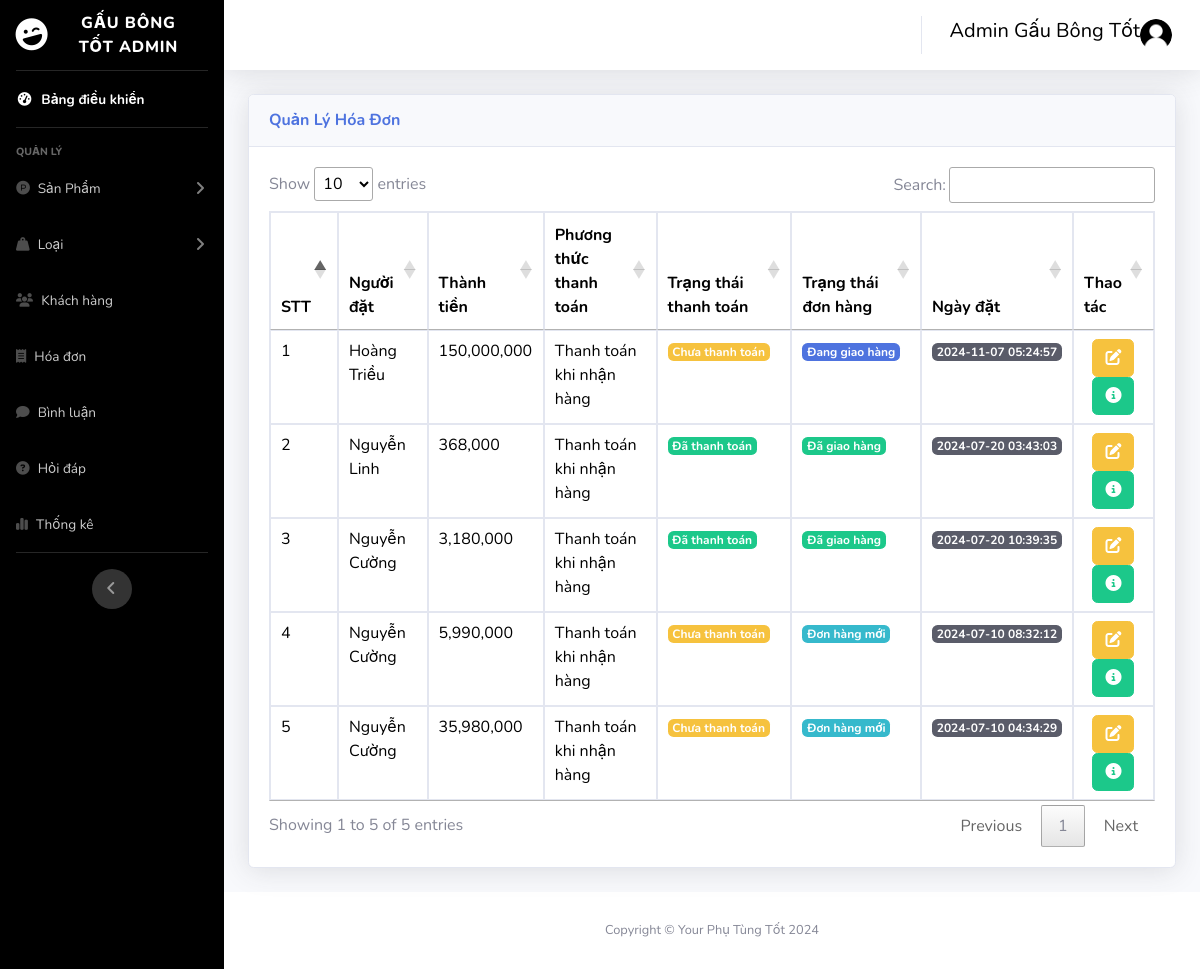
/admin/index.php?act=list_bill (signed in), run on the app's committed database.
### tables this page shows
CREATE TABLE `bill` (
  `id_bill` int(11) NOT NULL,
  `bill_code` varchar(255) DEFAULT NULL,
  `id_user` int(11) NOT NULL,
  `id_pro` int(11) NOT NULL,
  `user_name` varchar(255) NOT NULL,
  `name_pro` varchar(255) NOT NULL,
  `full_name` varchar(55) NOT NULL,
  `address` varchar(255) NOT NULL,
  `phone` int(25) NOT NULL,
  `email` varchar(255) NOT NULL,
  `payment` tinyint(1) NOT NULL DEFAULT 1 COMMENT '1.Thanh toán khi nhận hàng 2.Chuyển khoản ngân hàng 3.Thanh toán online',
  `order_date` datetime NOT NULL,
  `total_amount` int(10) NOT NULL,
  `status` tinyint(4) NOT NULL COMMENT '0.Đơn hàng mới \r\n1.Đang xử lý\r\n2.Đang giao hàng\r\n3.Đã giao hàng',
  `status_pay` varchar(11) NOT NULL DEFAULT '0'
);

### admin/controller/controller.php (called while the page is built)
<?php
function render($path, $data = [])
{
    extract($data);
    $view = "view/" . $path . ".php";
    include_once $view;
}

### admin/model/pdo.php (called while the page is built, shortened)
<?php
function pdo_get_connection(){
    $dburl = "mysql:host=127.0.0.1;dbname=virtualphone;charset=utf8";
    $username = 'root';
    $password = '';
    $conn = new PDO($dburl, $username, $password);
    $conn->setAttribute(PDO::ATTR_ERRMODE, PDO::ERRMODE_EXCEPTION);
    return $conn;
}
function pdo_query($sql){
    $sql_args = array_slice(func_get_args(), 1);
    try{
        $conn = pdo_get_connection();
        $stmt = $conn->prepare($sql);
        $stmt->execute($sql_args);
        $rows = $stmt->fetchAll();
        return $rows;
    }
    catch(PDOException $e){
        throw $e;
    }
    finally{
        unset($conn);
    }
}

### admin/model/hoadon.php (called while the page is built, shortened)
<?php
function loadall_bill($iduser)
{
    $sql = "SELECT * FROM bill";
    $sql .= " ORDER BY id_bill DESC";
    $listbill = pdo_query($sql);
    return $listbill;
}
?>

### admin/view/list_bill.php (the view, shortened to what this page needs)
<?php include_once "header.php" ?>
<body id="page-top">
    <div id="wrapper">
        <?php include_once "nav.php" ?>
        <div class="container-fluid">
            <div class="card shadow mb-4">
                <div class="card-header py-3">
                    <h6 class="m-0 font-weight-bold text-primary">Quản Lý Hóa Đơn</h6>
                </div>
                <div class="card-body">
                    <div class="table-responsive">
                        <table class="table table-bordered table-hover" id="table1">
                            <thead>
                                <tr>
                                    <th>STT</th>
                                    <th scope="col">Người đặt</th>
                                    <th scope="col">Thành tiền</th>
                                    <th scope="col">Phương thức thanh toán</th>
                                    <th scope="col">Trạng thái thanh toán</th>
                                    <th scope="col">Trạng thái đơn hàng</th>
                                    <th scope="col">Ngày đặt</th>
                                    <th scope="col">Thao tác</th>
                                </tr>
                            </thead>
                            <tbody>
                                <?php $i = 1;
                                foreach ($listbill as $bill) :
                                    extract($bill);
                                ?>
                                    <tr>
                                        <td><?= $i ?></td>
                                        <td><?= $bill['full_name'] ?></td>
                                        <td><?= number_format($bill['total_amount']) ?></td>
                                        <td><?php if ($bill['payment'] == 1) {
                                                echo "Thanh toán khi nhận hàng";
                                            } else if ($bill['payment'] == 2) {
                                                echo "Chuyển khoản ngân hàng";
                                            } else if ($bill['payment'] == 3) {
                                                echo "Thanh toán Online";
                                            } else {
                                                echo "Không tìm thấy phương thức thanh toán";
                                            }  ?></td>
                                        <td><?php if ($bill['status_pay'] == 0) {
                                                echo "<span class='badge badge-warning'>Chưa thanh toán</span>";
                                            } else if ($bill['status_pay'] == 1) {
                                                echo "<span class='badge badge-success'>Đã thanh toán</span>";
                                            } else {
                                                echo "Không tìm thấy phương thức thanh toán";
                                            }  ?></td>
                                        <td><?php if ($bill['status'] == 0) {
                                                echo "<span class='badge badge-info'>Đơn hàng mới</span>";
                                            } else if ($bill['status'] == 1) {
                                                echo "<span class='badge badge-warning'>Đang xử lý</span>";
                                            } else if ($bill['status'] == 2) {
                                                echo "<span class='badge badge-primary'>Đang giao hàng</span>";
                                            } else if ($bill['status'] == 3) {
                                                echo "<span class='badge badge-success'>Đã giao hàng</span>";
                                            } elseif ($bill['status'] == 4) {
                                                echo "<span class='badge badge-danger'>Đã hủy</span>";
                                            } else {
                                                echo "Lỗi trạng thái";
                                            } ?></td>
                                        <td><span class="badge badge-dark"><?= $bill['order_date'] ?></span></td>
                                        <td class="text-center">
                                            <a type="button" href="index.php?act=edit_bill&idbill=<?= $bill['id_bill'] ?>" class="btn btn-warning"><i class="fas fa-edit"></i>
                                            </a>
                                            <a href="index.php?act=billdetail&idbill=<?= $bill['id_bill'] ?>" class="btn btn-success"><i class="fa-solid fa-circle-info"></i> </a>
                                        </td>
                                    </tr>
                                <?php $i++;
                                endforeach ?>
                            </tbody>
                        </table>
                    </div>
                </div>
            </div>
        </div>
    </div>
    <?php include_once "footer.php" ?>

### data on the page
bill: full_name "Hoàng Triều", total_amount "150,000,000", payment "Thanh toán khi nhận hàng", status_pay "Chưa thanh toán", status "Đang giao hàng", order_date "2024-11-07 05:24:57"
bill: full_name "Nguyễn Linh", total_amount "368,000", payment "Thanh toán khi nhận hàng", status_pay "Đã thanh toán", status "Đã giao hàng", order_date "2024-07-20 03:43:03"
bill: full_name "Nguyễn Cường", total_amount "3,180,000", payment "Thanh toán khi nhận hàng", status_pay "Đã thanh toán", status "Đã giao hàng", order_date "2024-07-20 10:39:35"
bill: full_name "Nguyễn Cường", total_amount "5,990,000", payment "Thanh toán khi nhận hàng", status_pay "Chưa thanh toán", status "Đơn hàng mới", order_date "2024-07-10 08:32:12"
bill: full_name "Nguyễn Cường", total_amount "35,980,000", payment "Thanh toán khi nhận hàng", status_pay "Chưa thanh toán", status "Đơn hàng mới", order_date "2024-07-10 04:34:29"
